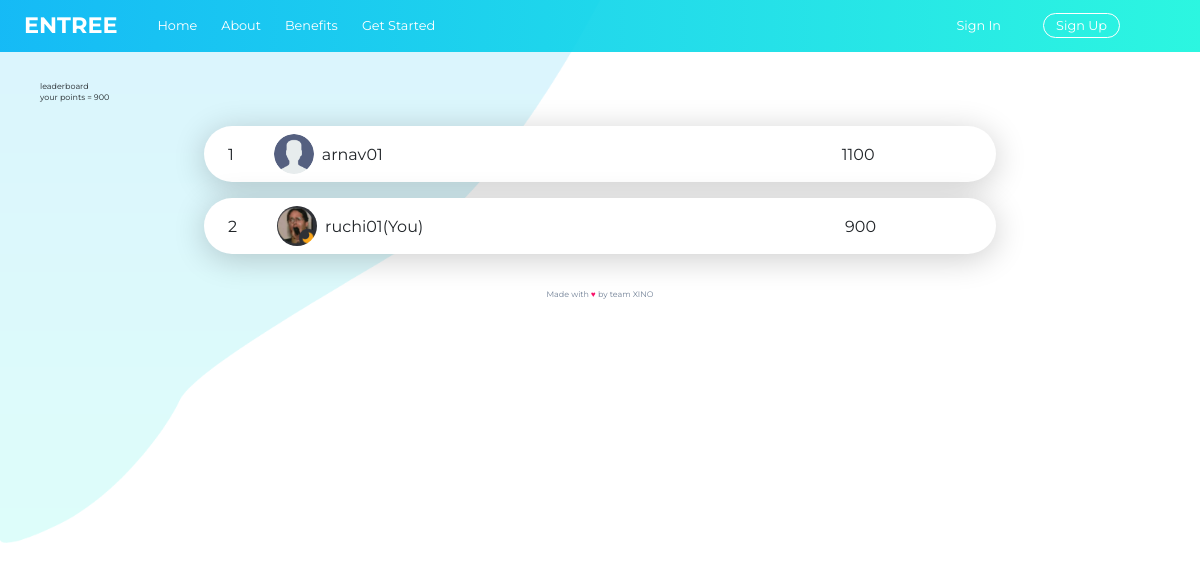
Page /leaderboard (signed in) on the committed database.
### Tool/models.py (models this page shows, shortened)
class User(db.Model,UserMixin):
    __tablename__ = 'users'
    id = db.Column(db.Integer,primary_key = True)
    name = db.Column(db.String(64))
    username = db.Column(db.String , unique = True)
    profile_image = db.Column(db.String(64), nullable = False , default = 'developer.png')
    membership = db.Column(db.String(64), nullable = False , default = 'basic')
    email = db.Column(db.String(64),unique = True,index = True)
    password_hash = db.Column(db.String(128))
    points = db.Column(db.Integer , default = 0)

### app.py (the view)
@app.route('/leaderboard')
def leaderboard():
    all_users = User.query.order_by(User.points.desc()).all()
    n = len(all_users)
    rank = []
    for users in all_users:
        rank.append(n)
        n -= 1
    return render_template('leaderboard.htm',all_users=all_users,rank=rank)

### Tool/models.py (called while the page is built)
@login_manager.user_loader
def load_user(user_id):
    return User.query.get(user_id)

### Tool/templates/leaderboard.htm
{% extends "base.htm" %}
{% block content %}
<img src="static/img/curve.png" alt="leaderboard break" class="lboard-break">
<div class="lboard-wrapper">
    <h1class="heading-2 mgb-small">leaderboard</h1>
       <h1>your points = {{current_user.points}}</h1>
    <div class="lboard">
      {%for user in all_users%}
        <div class="lboard__item">
            <p class="lboard__no">{{rank.pop()}}</p>
            <img src="{{url_for('static', filename=user.profile_image)}}" alt="pfp 1" class="lboard__img">
            <p class="lboard__info"> {%if user == current_user%}
            <td>{{user.username}}(You)</td>
            {%else%}
            <td>{{user.username}}</td>
            {%endif%}</p>
            <p class="lboard__points">{{user.points}}</p>
        </div>
        {%endfor%}
    </div>
</div>
{%endblock%}

### Tool/static/css/styles.css (style rules this page uses)
html { font-size: 62.5%; scroll-behavior: smooth; box-sizing: border-box; }
@media only screen and (max-width: 75em) { html { font-size: 50%; } }
*, *::before, *::after { margin: 0; padding: 0; box-sizing: inherit; }
body { font-family: "Montserrat", sans-serif; font-weight: 400; line-height: 1.6; overflow-x: hidden; }
.lboard-break { position: absolute; top: 0; left: 0; width: 50%; z-index: -1; }
.lboard-wrapper { margin-top: 10rem; padding: 0rem 5rem; }
.lboard { padding: 3rem; width: 75%; margin: auto; }
.lboard__item { display: flex; align-items: center; background-color: #ffffff; box-shadow: 0 5px 4rem rgba(0, 0, 0, 0.2); border-radius: 100px; padding: 1rem 3rem; }
.lboard__item:not(:last-child) { margin-bottom: 2rem; }
.lboard__no { margin-right: 5rem; }
.lboard__img { width: 5rem; height: 5rem; border-radius: 50%; margin-right: 1em; }
.lboard__info, .lboard__no, .lboard__points { font-size: 2rem; }
.lboard__info { width: calc(100% - 28rem); }

### rows in the picture
User: points "900", pop "2", profile_image (picture), username "ruchi01"
User: pop "1", profile_image (picture), username "arnav01", points "1100"
